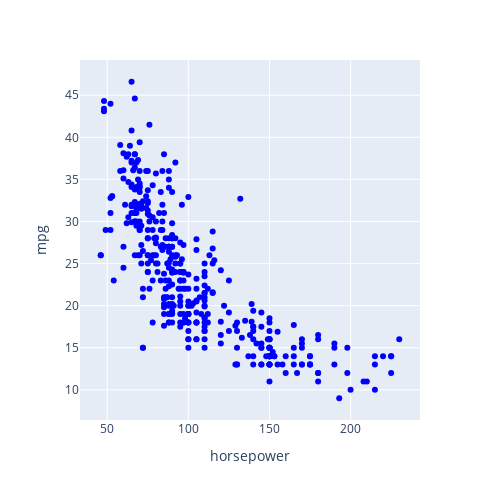

Notebook source saved alongside this figure:
### Markdown cell above
The first model we will fit is specified below:

`mpg ~ horsepower`

...meaning we will predict `mpg` as a function of `horsepower`.

As always, it's a good idea to start with graphically inspecting the data, so lets inspect a scatterplot of these two variables:

### Code cell
# create a bivariate scatterplot of `mpg ~ horsepower`
fig = px.scatter(x='horsepower', y='mpg', data_frame=cars_df, hover_data='name')
fig.update_traces(marker={'color':'blue'})
fig.update_layout(width=500, height=500)
fig.show()

### Figure 1 — Plotly figure (JSON) as saved in the notebook; plotly's stock layout.template omitted (floating-point values rounded to 4 significant figures; data arrays with more than 128 entries replaced by an {"elided": "..."} marker saying what was removed)
{"data": [{"customdata": {"elided": "392x1 str values"}, "hovertemplate": "horsepower=%{x}<br>mpg=%{y}<br>name=%{customdata[0]}<extra></extra>", "legendgroup": "", "marker": {"color": "blue", "symbol": "circle"}, "mode": "markers", "name": "", "orientation": "v", "showlegend": false, "type": "scatter", "x": {"elided": "392 int values"}, "xaxis": "x", "y": {"elided": "392 float values"}, "yaxis": "y"}], "layout": {"height": 500, "legend": {"tracegroupgap": 0}, "margin": {"t": 60}, "width": 500, "xaxis": {"anchor": "y", "domain": [0, 1], "title": {"text": "horsepower"}}, "yaxis": {"anchor": "x", "domain": [0, 1], "title": {"text": "mpg"}}}}
